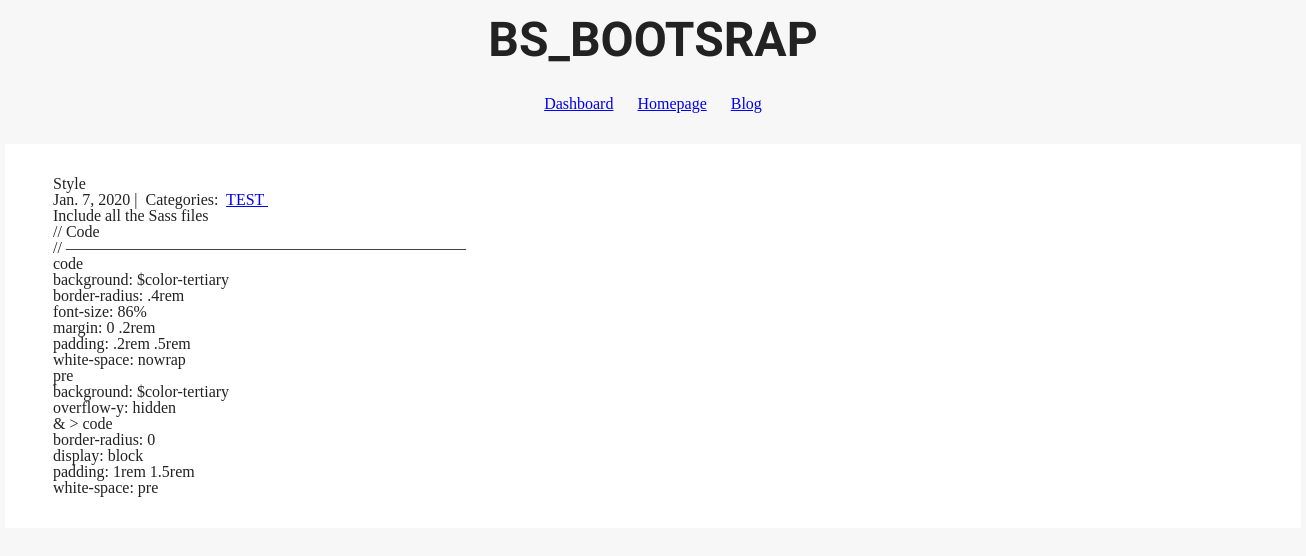
/rules/2/, run on the app's committed database.
### boot_rules/models.py (models this page shows)
class Post(models.Model):
    title = models.CharField(max_length=255)
    body = models.TextField()
    elements = models.TextField(default="")
    scss = models.TextField(default="")
    created_on = models.DateTimeField(auto_now_add=True)
    last_modified = models.DateTimeField(auto_now=True)
    categories = models.ManyToManyField('Category', related_name='posts')

class Category(models.Model):
    name = models.CharField(max_length=20)

### boot_rules/views.py (the view, shortened to what this page needs)
# urls.py: path("<int:pk>/", views.boot_rules_detail, name="boot_rules_detail"),
def boot_rules_detail(request, pk):
    post = Post.objects.get(pk=pk)
    form = CommentForm()
    comments = Comment.objects.filter(post=post)
    context = {
        "post": post,
        "comments": comments,
        "form": form,
    }
    return render(request, "boot_rules_detail.html", context)

### boot_rules/templates/boot_rules_detail.html (shortened to what this page needs)
{% extends "head.html" %}
{% block page_content %}
<div class="col-md-8 offset-md-2">
    <h1>{{ post.title }}</h1>
    <small>
        {{ post.created_on.date }} |&nbsp;
        Categories:&nbsp;
        {% for category in post.categories.all %}
        <a href="{% url 'boot_rules_category' category.name %}">
            {{ category.name }}
        </a>&nbsp;
        {% endfor %}
    </small>
    <p>{{ post.body | safe }}</p>
    <p>{{ post.scss | linebreaks }}</p>
</div>
{% endblock %}

### static/site-style.css (style rules this page uses)
html, body, div, span, applet, object, iframe, h1, h2, h3, h4, h5, h6, p, blockquote, pre, a, abbr, acronym, address, big, cite, code, del, dfn, em, img, ins, kbd, q, s, samp, small, strike, strong, sub, sup, tt, var, b, u, i, center, dl, dt, dd, ol, ul, li, fieldset, form, label, legend, table, caption, tbody, tfoot, thead, tr, th, td, article, aside, canvas, details, embed, figure, figcaption, footer, header, hgroup, menu, nav, output, ruby, section, summary, time, mark, audio, video { margin: 0; padding: 0; border: 0; font-size: 100%; font: inherit; vertical-align: baseline; }
body { line-height: 1; }
html { font-size: 100%; -webkit-text-size-adjust: 100%; -ms-text-size-adjust: 100%; }
html, button, input, select, textarea { color: #222; }
body { background:#f7f7f7 }

### data on the page
Post: title "Style", created_on "Jan. 7, 2020", body "Include all the Sass files", scss "// Code // –––––––––––––––––––––––––––––––––––––––––––––––––– code background: $color-tertiary border-radius: .4rem font-size: 86% margin: 0 .2rem padding: .2rem .5rem white-space: nowrap pre background: $color-tertiary overflow-y: hidden & > code border-radius: 0 display: block padding: 1rem 1.5rem white-space: pre"
Category: name "TEST"
